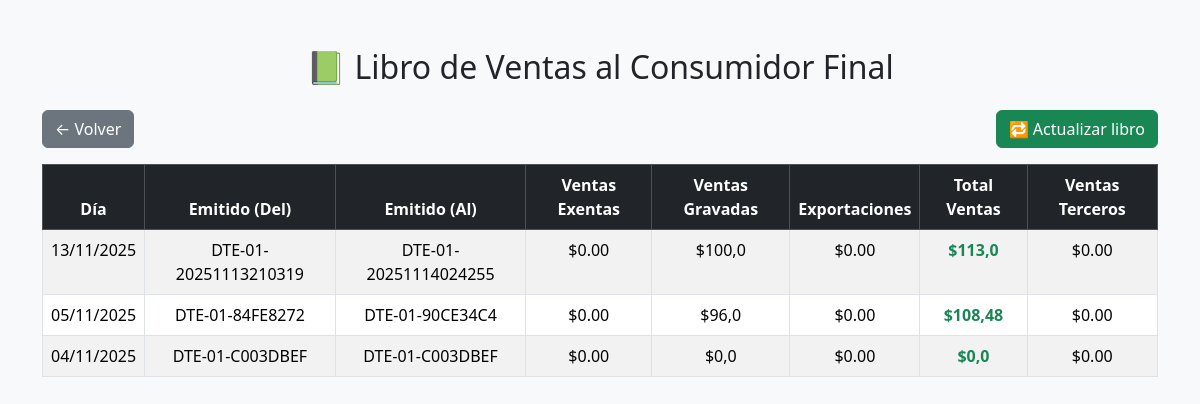
/libros/ventas/ (signed in), run on an earlier commit of the app's database.
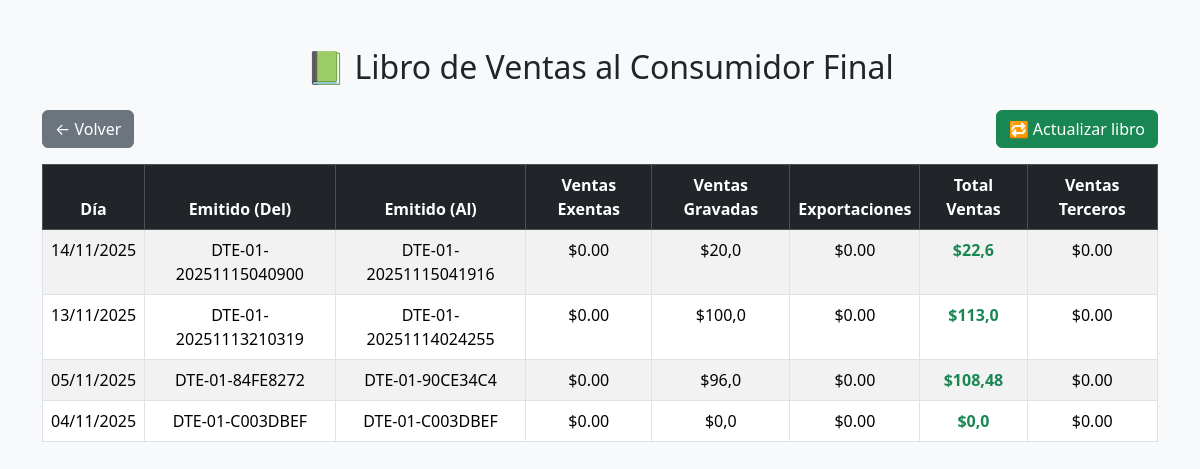
And on a later commit of the database.
### Modulos/Facturacion/models.py (models this page shows, shortened)
class DTE(models.Model):
    TIPO_DTE_CHOICES = [
        ('01', 'Factura'),
        ('03', 'Comprobante de Crédito Fiscal'),
        ('05', 'Nota de Crédito'),
        ('06', 'Nota de Débito'),
        ('07', 'Retención'),
        ('11', 'Liquidación'),
    ]
    ESTADOS = [
        ('Activo', 'Activo'),
        ('Anulado', 'Anulado'),
    ]
    empresa = models.ForeignKey(Empresa, on_delete=models.CASCADE)
    cliente = models.ForeignKey(Cliente, on_delete=models.CASCADE)
    usuario = models.ForeignKey(User, on_delete=models.SET_NULL, null=True, blank=True)
    tipo_dte = models.CharField(max_length=2, choices=TIPO_DTE_CHOICES, default='01')
    numero_control = models.CharField(max_length=50, unique=True)
    fecha_emision = models.DateTimeField(auto_now_add=True)
    condicion_pago = models.CharField(max_length=20, default='Contado')
    subtotal = models.DecimalField(max_digits=10, decimal_places=2, default=0)
    iva = models.DecimalField(max_digits=10, decimal_places=2, default=0)
    total = models.DecimalField(max_digits=10, decimal_places=2, default=0)
    codigo_generacion = models.CharField(max_length=100, blank=True, null=True)
    sello_recepcion = models.CharField(max_length=150, blank=True, null=True)
    estado = models.CharField(max_length=10, choices=ESTADOS, default='Activo')

### Modulos/Facturacion/views.py (the view)
# urls.py: path('libros/ventas/', views.libro_ventas, name='libro_ventas'),
@login_required
def libro_ventas(request):
    from collections import defaultdict
    from django.utils.timezone import localtime
    from datetime import datetime
    dtes = DTE.objects.filter(tipo_dte='01', estado='Activo').order_by('fecha_emision')
    ventas_por_dia = defaultdict(lambda: {'ventas_gravadas': 0, 'total': 0, 'emitido_del': None, 'emitido_al': None})
    for dte in dtes:
        fecha_local = localtime(dte.fecha_emision)
        dia = fecha_local.strftime("%d/%m/%Y")
        ventas_por_dia[dia]['ventas_gravadas'] += float(dte.subtotal)
        ventas_por_dia[dia]['total'] += float(dte.total)
        if not ventas_por_dia[dia]['emitido_del']:
            ventas_por_dia[dia]['emitido_del'] = dte.numero_control
        ventas_por_dia[dia]['emitido_al'] = dte.numero_control
    ventas = [
        {
            'dia': dia,
            'emitido_del': data['emitido_del'],
            'emitido_al': data['emitido_al'],
            'ventas_gravadas': round(data['ventas_gravadas'], 2),
            'total': round(data['total'], 2),
        }
        for dia, data in ventas_por_dia.items()
    ]
    ventas.sort(key=lambda x: datetime.strptime(x['dia'], "%d/%m/%Y"), reverse=True)
    ventas = ventas[:10]
    print(f"📘 DTE encontrados: {len(dtes)}, días únicos: {len(ventas)}")  # para depurar
    return render(request, 'Facturacion/libro_ventas.html', {'ventas': ventas})

### Modulos/Facturacion/templates/Facturacion/libro_ventas.html (shortened to what this page needs)
{% load static %}
<!DOCTYPE html>
<html lang="es">
<head>
  <link href="https://cdn.jsdelivr.net/npm/bootstrap@5.3.3/dist/css/bootstrap.min.css" rel="stylesheet">
</head>
<body class="bg-light">
<div class="container mt-5">
  <h2 class="text-center mb-4">📗 Libro de Ventas al Consumidor Final</h2>
  <div class="d-flex justify-content-between mb-3">
    <a href="{% url 'menu_catalogos' %}" class="btn btn-secondary">← Volver</a>
    <button id="btnActualizarLibro" class="btn btn-success">🔁 Actualizar libro</button>
  </div>
  <table id="tablaLibro" class="table table-bordered table-striped text-center">
    <thead class="table-dark">
      <tr>
        <th>Día</th><th>Emitido (Del)</th><th>Emitido (Al)</th>
        <th>Ventas Exentas</th><th>Ventas Gravadas</th>
        <th>Exportaciones</th><th>Total Ventas</th><th>Ventas Terceros</th>
      </tr>
    </thead>
    <tbody>
      {% for v in ventas %}
      <tr>
        <td>{{ v.dia }}</td>
        <td>{{ v.emitido_del }}</td>
        <td>{{ v.emitido_al }}</td>
        <td>$0.00</td>
        <td>${{ v.ventas_gravadas }}</td>
        <td>$0.00</td>
        <td class="fw-bold text-success">${{ v.total }}</td>
        <td>$0.00</td>
      </tr>
      {% empty %}
      <tr><td colspan="8" class="text-muted">No hay registros.</td></tr>
      {% endfor %}
    </tbody>
  </table>
</div>
</body>
</html>

What changed in the data, as far as the page shows it:
added DTE: emitido_del "DTE-01-20251115040900"
added DTE: emitido_al "DTE-01-20251115041916"
Also different on the page:
new list line: "14/11/2025 $0.00 $ 20,0 $0.00 $ 22,6 $0.00"
